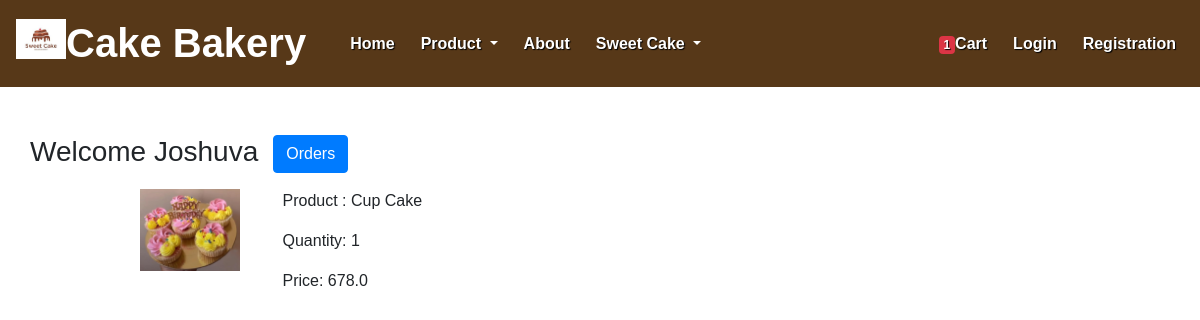
The page /orders/ (signed in) on the database its author committed.
### app/models.py (models this page shows, shortened)
class Cart(models.Model):
    user = models.ForeignKey(User,on_delete=models.CASCADE)
    product = models.ForeignKey(Product,on_delete=models.CASCADE)
    quantity = models.PositiveIntegerField(default=1)

class Product(models.Model):
    title = models.CharField(max_length=100)
    selling_Price = models.FloatField()
    description = models.TextField()
    category = models.CharField(choices=CATEGORY_CHOICES, max_length=2)
    product_image = models.ImageField(upload_to='product')

### app/views.py (the view)
# urls.py: path('orders/',views.orders, name='orders'),
@login_required
def orders(request):
    totalitem = 0
    if request.user.is_authenticated:
        totalitem = len(Cart.objects.filter(user=request.user))
    user=request.user
    cart = Cart.objects.filter(user=user)
    return render(request,'orders.html',locals())

### templates/orders.html (shortened to what this page needs)
{% extends 'base.html' %}
{% load static %}
{% block main_content %}
<div class="container my-5">
<div class="row">
 <h3> Welcome <span class="text-capitalize">{{request.user}}</span></h3>
  <div class="col-sm-2 border-end">
    <ul class="list-unstyled">
     <li class="d-grid"><a href="{% url 'orders' %}" class="btn btn-primary">Orders</a></li>
    </ul>
    </div>
      <div class="col-sm-9  offset-sm-1">
        {% for item in cart %}
        <div class="row">
            <div class="col-sm-2">
                <img src="{{item.product.product_image.url}}" class="img-fluid" height="100" width="100"/>
            </div>
            <div class="col-sm-7">
                <p>Product : {{item.product.title}}</p>
                <p>Quantity: {{item.quantity}}</p>
                <p>Price: {{item.product.selling_Price}}</p>
            </div>
        </div>
        {% endfor %}
      </div>
    </div>
</div>
{% endblock main_content %}

### static/css/file.css (style rules this page uses)
* { margin: 0%;padding: 0%; box-sizing: border-box; font-family:'Quicksand', sans-serif;; }
html { scroll-behavior: smooth; }

### rows shown on the page
Cart: product.product_image (picture), product "Cup Cake", quantity "1", product.selling_Price "678.0"

### other values the page prints
{{ totalitem }} "1"
{{ request.user }} "Joshuva"
